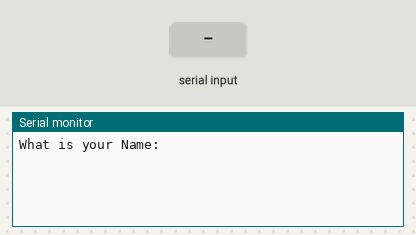
Recording of a sketch running on a simulated Arduino Uno, built with avr-gcc and run on an emulated ATmega328P. Parts: the last lines printed to the serial monitor. Inputs (shaded band) come from the test bench.

Above: at 1.2 s.
1.3 s: "1" received over Serial
At 3.4 s:
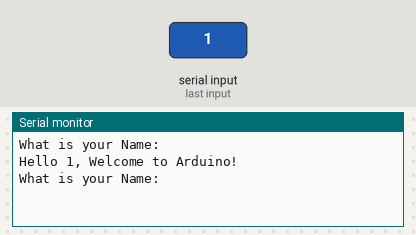
3.8 s: "0" received over Serial
At 5.2 s:
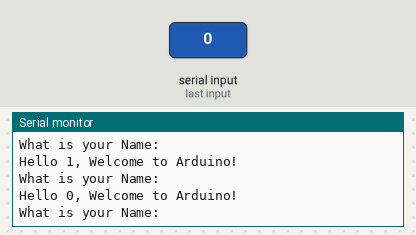
5.3 s: "2" received over Serial
At 7.7 s:
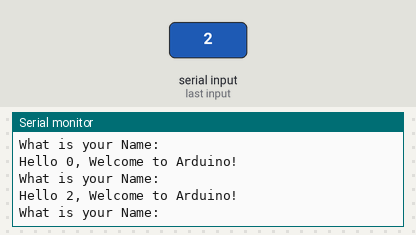

Measured:
- after the input at 1.3 s, the serial monitor: prints a new line after 1.0 s (image 1)
- after the input at 3.8 s, the serial monitor: prints a new line after 1.0 s (image 2)
- after the input at 5.3 s, the serial monitor: prints a new line after 1.0 s (image 3)

The sketch:

readString.ino
```cpp
String name;
String msg1 = "What is your Name: ";
String msg2 = "Hello ";
String msg3 = ", Welcome to Arduino!";


void setup() {
  // put your setup code here, to run once:
  Serial.begin(9600);
}

void loop() {
  // put your main code here, to run repeatedly:
  Serial.println(msg1);
  while(Serial.available() == 0){

  }
  name = Serial.readString();
  Serial.print(msg2);
  Serial.print(name);
  Serial.println(msg3);
}
```
